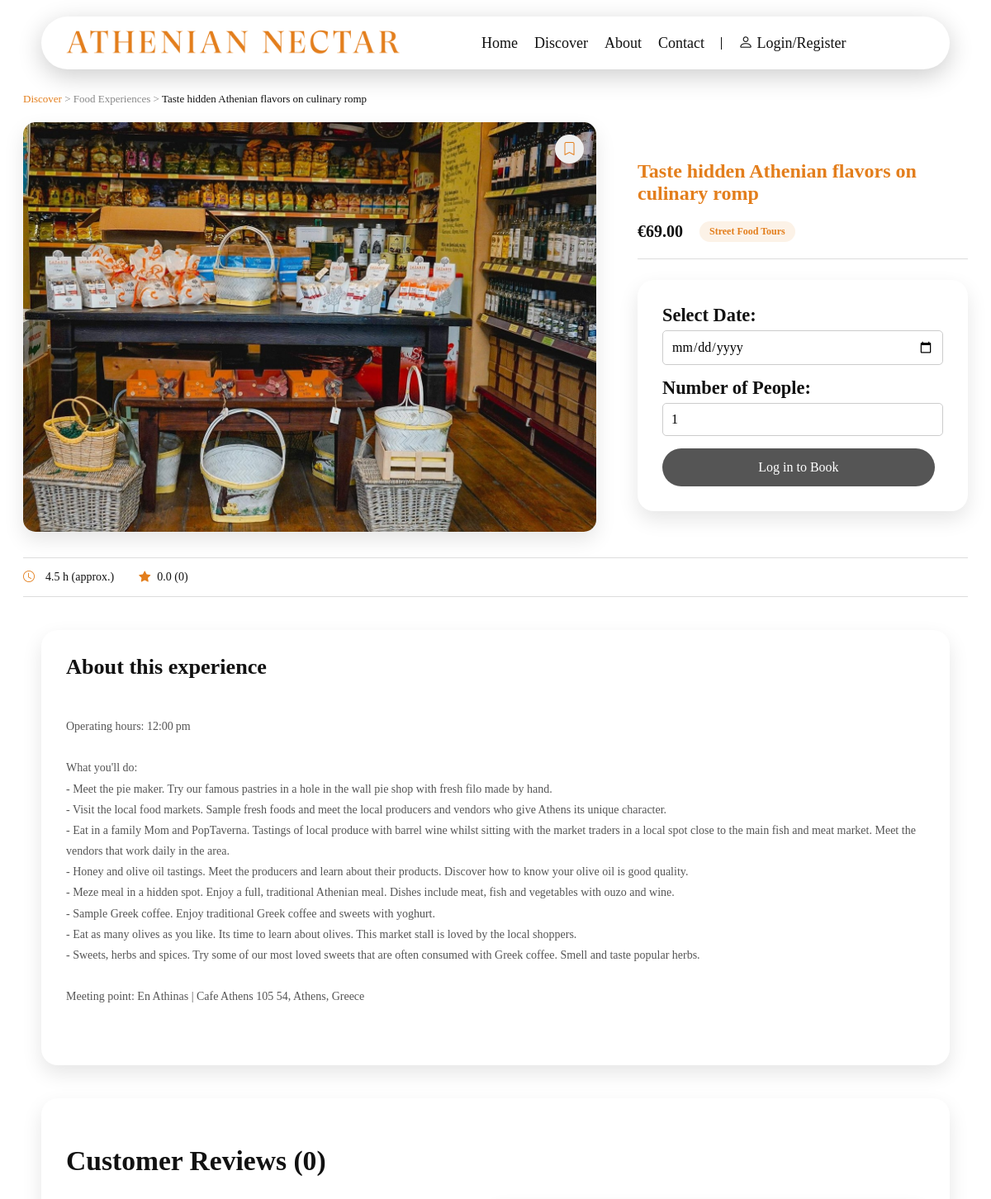
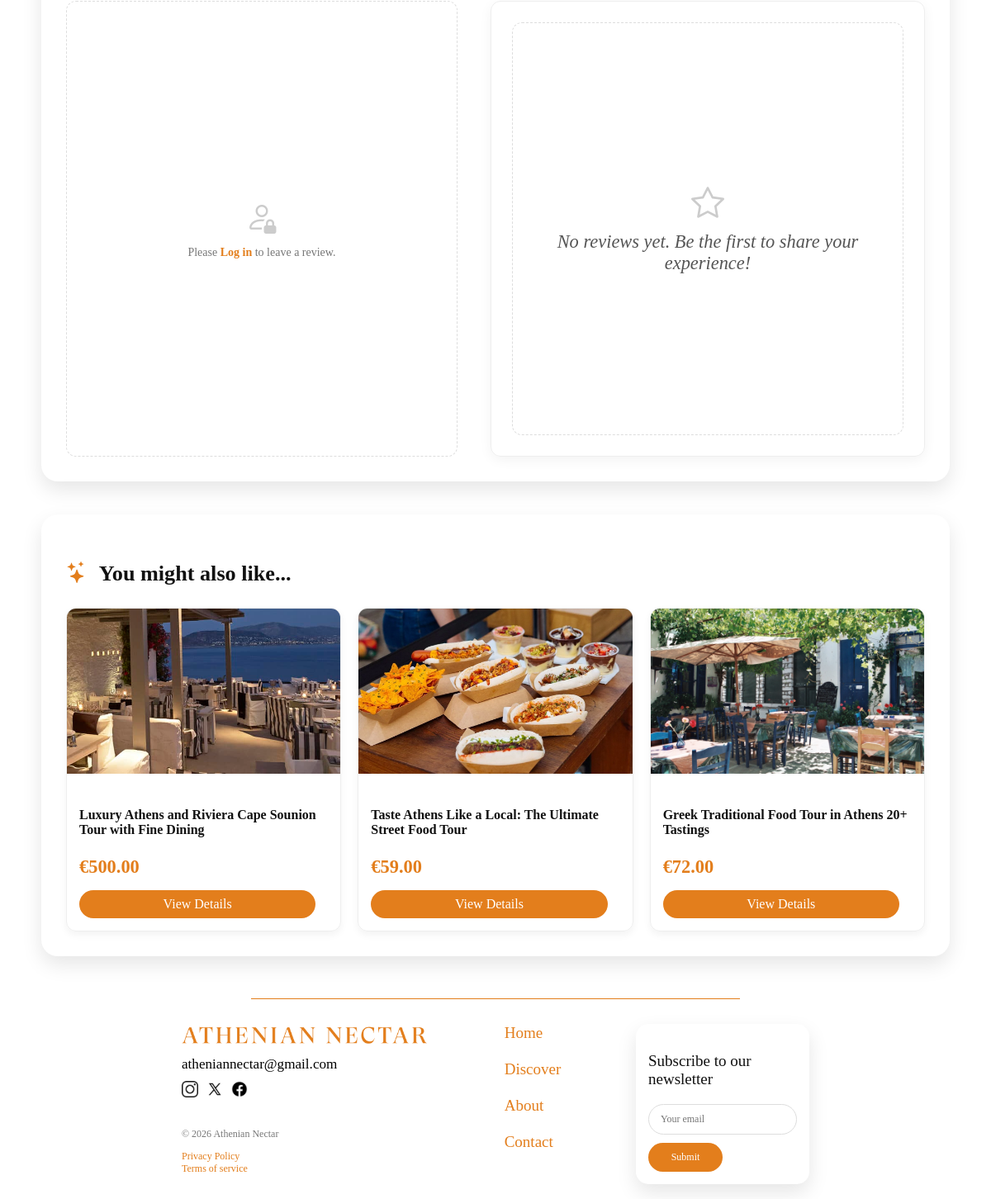
The page /discover/experience/3/ on the database its author committed (2 pictures, top to bottom).
### experiences/models.py (models this page shows, shortened)
class Experience(models.Model):
    title = models.CharField(max_length=100)
    category = models.ForeignKey(Category, on_delete=models.CASCADE)
    subcategory = models.ForeignKey(Subcategory, on_delete=models.SET_NULL, blank=True, null=True)
    description = models.TextField()
    image = models.ImageField(upload_to='experiences/')
    price = models.DecimalField(max_digits=6, decimal_places=2)
    duration = models.DecimalField(max_digits=3, decimal_places=1)
    @property #allows calling a method without parameters
    def average_rating(self):
        avg = self.reviews.aggregate(Avg('rating'))['rating__avg']
        if avg is not None:
            return round(avg, 1)
        return 0.0

class Category(models.Model):
    name = models.CharField(max_length=30)
    class Meta:
        verbose_name_plural = "Categories"

class Subcategory(models.Model):
    name = models.CharField(max_length=30)
    category = models.ForeignKey(Category, on_delete=models.CASCADE)
    class Meta:
        verbose_name_plural = "Subcategories"

### experiences/views.py (the view, shortened to what this page needs)
# urls.py: path('experience/<int:exp_id>/', views.experience_detail, name='experience_detail'),
def experience_detail(request, exp_id):
    experience = get_object_or_404(Experience, id=exp_id)
    reviews = experience.reviews.all().order_by('-created_at')
    recently_viewed = request.session.get('recently_viewed', [])
    if exp_id in recently_viewed:
        recently_viewed.remove(exp_id)
    recently_viewed.insert(0, exp_id)
    request.session['recently_viewed'] = recently_viewed[:4]
    has_reviewed = False
    if request.user.is_authenticated:
        has_reviewed = Review.objects.filter(user=request.user, experience=experience).exists()
    if request.method == 'POST':
        if not request.user.is_authenticated:
            return redirect('login')
        if has_reviewed:
            return redirect(f"{reverse('experience_detail', args=[experience.id])}")
        form = ReviewForm(request.POST)
        if form.is_valid():
            new_review = form.save(commit=False)
            new_review.experience = experience
            new_review.user = request.user
            new_review.save()
            return redirect(f"{reverse('experience_detail', args=[experience.id])}")
    else:
        form = ReviewForm()
    recommended = list(Experience.objects.filter(
        category=experience.category
    ).exclude(
        id=experience.id
    ).order_by('?')[:3])
    context = {
        'experience': experience,
        'reviews': reviews,
        'form': form,
        'has_reviewed': has_reviewed,
        'recommended_experiences': recommended,
    }
    return render(request, 'experiences/experience_detail.html', context)

### experiences/forms.py
class ReviewForm(forms.ModelForm):
    class Meta:
        model = Review
        fields = ['rating', 'comment']
        widgets = {
            'rating': forms.HiddenInput(attrs={'id': 'hidden_rating'}),
            'comment': forms.Textarea(attrs={'class': 'review-textarea', 'rows': 4, 'placeholder': 'Share your experience...'}),
        }

### orders/context_processors.py (called while the page is built)
def cart_processor(request):
    cart = request.session.get('cart', {})
    cart_item_count = len(cart)
    return {'cart_item_count': cart_item_count}

### experiences/templates/experiences/experience_detail.html (shortened to what this page needs)
{% extends 'home/base.html' %}
{% load static %}
{% block extra_css %}
    <link rel="stylesheet" href="{% static 'css/experiences.css' %}">
    <link rel="stylesheet" href="{% static 'css/cart.css' %}">
    <link rel="stylesheet" href="{% static 'css/discover.css' %}">
    <link rel="stylesheet" href="{% static 'css/recommendations.css' %}">
{% endblock %}
{% block content %}
<div class="detail-container">
    <div class="detail-path">
        <a href="{% url 'discover' %}">Discover</a> >
        <span>{{ experience.category.name }}</span> >
        <span class="active">{{ experience.title }}</span>
    </div>
    <div class="detail-content">
        <div class="detail-image-container">
            <button class="save-button"
                    title="Save to Favorites"
                    data-id="{{ experience.id }}"
                    data-auth="{{ user.is_authenticated|yesno:'true,false' }}"
                    aria-label="Save {{ experience.title }} to favorites">
                {% if user.is_authenticated and experience in user.profile.favorites.all %}
                    <i class="bi bi-bookmark-fill" aria-hidden="true"></i>
                {% else %}
                    <i class="bi bi-bookmark" aria-hidden="true"></i>
                {% endif %}
            </button>
            <img src="{{ experience.image.url }}" alt="{{ experience.title }}" class="detail-image">
        </div>
        <div class="detail-info">
            <h1 class="detail-title">{{ experience.title }}</h1>
            <div class="more-details">
                <span class="detail-price">€{{ experience.price }}</span>
                <span class="detail-subcategory">{{ experience.subcategory.name }}</span>
            </div>
            <form method="POST" action="{% url 'add_to_cart' experience.id %}" class="booking-form">
                <div class="booking-field" onclick="this.querySelector('input').showPicker()">
                    <label for="booking_date" class="booking-label">Select Date:</label>
                    <input type="date" id="booking_date" name="booking_date" min="{% now 'Y-m-d' %}" required class="booking-input">
                </div>
                <div class="booking-field">
                    <label for="quantity" class="booking-label">Number of People:</label>
                    <input type="number" id="quantity" name="quantity" value="1" min="1" max="10" required class="booking-input">
                </div>
                {% if user.is_authenticated %}
                    <button type="submit" class="orange-button">
                        Book Experience
                    </button>
                {% else %}
                    <a href="{% url 'login' %}?next={{ request.path }}" class="orange-button" id="locked-button">
                        Log in to Book
                    </a>
                {% endif %}
            </form>
        </div>
    </div>
    <div class="quick-info-bar">
        <div class="quick-info-item">
            <i class="bi bi-clock"></i>
            <span>{{ experience.duration }} h (approx.)</span>
        </div>
        <a href="#reviews-section" class="quick-info-item">
            <i class="bi bi-star-fill"></i>
            <span>{{ experience.average_rating }} ({{ reviews.count }})</span> </a>
    </div>
</div>
<div class="description-container" id="about">
    <h3 class="detail-subtitle">About this experience</h3>
    <p class="detail-description" >{{ experience.description|linebreaksbr }}</p>
</div>
<div class="reviews-container">
    <div id="reviews-section">
        <h2 class="review-title">Customer Reviews ({{ reviews.count }})</h2>
        <div class="reviews-layout-wrapper">
            <div class="review-form-column">
                {% if not user.is_authenticated %}
                    <div class="done-review-box" >
                        <i class="review-locked bi bi-person-lock"></i>
                        <p class="small-text">Please <a href="{% url 'login' %}" class="login-link">Log in</a> to leave a review.</p>
                    </div>
                {% elif has_reviewed %}
                    <div class="done-review-box">
                        <i class="review-submit bi bi-check-circle-fill"></i>
                        <h3>Review Submitted</h3>
                        <p class="small-text">You have already shared your thoughts on this experience. Thank you!</p>
                    </div>
                {% endif %}
            </div>
            <div class="review-list-column">
                <div class="review-list scrollable-reviews">
                    {% for review in reviews %}
                        <div class="review-card">
                            <div class="review-info">
                                <div>
                                    <strong>{{ review.user.username }}</strong>
                                    <span class="review-date">{{ review.created_at|date:"F j, Y" }}</span>
                                </div>
                                {% if request.user == review.user %}
                                    <form method="POST" action="{% url 'delete_review' review.id %}" >
                                        {% csrf_token %}
                                        <button type="submit" class="review-delete-button" onclick="return confirm('Are you sure you want to delete this review?');" >
                                            <i class="bi bi-trash"></i> Delete
                                        </button>
                                    </form>
                                {% endif %}
                            </div>
                            <div class="review-star">
                                {% for i in "12345"|make_list %}
                                    {% if forloop.counter <= review.rating %}
                                        <i class="bi bi-star-fill"></i>
                                    {% else %}
                                        <i class="bi bi-star"></i>
                                    {% endif %}
                                {% endfor %}
                            </div>
                            <p class="review-comment">{{ review.comment }}</p>
                        </div>
                    {% empty %}
                        <div class="empty_table_index">
                            <i class="bi bi bi-star" aria-hidden="true"></i>
                            <p>No reviews yet. Be the first to share your experience!</p>
                        </div>
                    {% endfor %}
                </div>
            </div>
        </div>
    </div>
</div>
{% if recommended_experiences %}
<div class="recommendations-wrapper">
    <h3 class="recommendations-title">
        <i class="bi bi-stars"></i> You might also like...
    </h3>
    <div class="recommendations-grid">
        {% for rec in recommended_experiences %}
        <div class="rec-card">
            <div class="rec-image-wrapper">
            </div>
            <div class="rec-content">
                <h5 class="rec-title">{{ rec.title }}</h5>
                <p class="rec-price">€{{ rec.price }}</p>
                <a href="{% url 'experience_detail' rec.id %}" class="orange-button rec-button">
                    View Details
                </a>
            </div>
        </div>
        {% endfor %}
    </div>
</div>
{% endif %}
{% endblock %}

### home/static/css/style.css (style rules this page uses)
:root { --bg-color: #ffffff; --text-color: #111111; --text-muted: #555555; --border-color: #dddddd; --line-color: #000000; }
body { background-color: var(--bg-color); color: var(--text-color); transition: background-color 0.3s ease, color 0.3s ease; font-family: 'Georgia', 'Perpetua', 'Perpetua Titling MT', 'Times New Roman',serif; font-size: 140%; display: flex; flex-direction: column; min-height: 100vh; }
a { color: #e37e1c; text-decoration: none; }
.orange-button { width:100%; padding:14px; background:#e37e1c; color:white; border:none; border-radius:30px; font-size:16px; cursor:pointer; font-family: inherit; }

### home/static/css/cart.css (style rules this page uses)
.booking-form { display: flex; flex-direction: column; gap: 15px; padding: 30px; border-radius: 20px; box-shadow: 0 10px 25px rgba(0,0,0,0.1); }
.booking-field { display: flex; flex-direction: column; }
.booking-label { font-weight: bold; margin-bottom: 5px; }
.booking-input { width: 100%; padding: 10px; border: 1px solid #ccc; border-radius: 5px; font-family: inherit; font-size: 16px; transition: border-color 0.3s ease; }
#locked-button { display: block; text-align: center; text-decoration: none; background-color: #555; width: 97%; }
* { box-sizing: border-box; }

### home/static/css/discover.css (style rules this page uses)
.bi-clock { color: #666; margin-right: 5px; }
.save-button { position: absolute; top: 15px; right: 15px; border: none; border-radius: 50%; width: 35px; height: 35px; display: flex; align-items: center; justify-content: center; cursor: pointer; color: #e37e1c; font-size: 16px; transition: transform 0.2s ease, background 0.2s ease; z-index: 2; }

### home/static/css/recommendations.css (style rules this page uses)
.recommendations-wrapper { gap: 30px; max-width: 1100px; margin: 40px auto; background: var(--bg-color); padding: 30px; border-radius: 20px; box-shadow: 0 10px 25px rgba(0,0,0,0.1); width: 100%; }
.recommendations-title i { color: #e37e1c; margin-right: 8px; }
.recommendations-grid { display: grid; grid-template-columns: repeat(auto-fit, minmax(250px, 1fr)); gap: 20px; }
.rec-card { border: 1px solid #eee; border-radius: 12px; overflow: hidden; transition: transform 0.3s ease, box-shadow 0.3s ease; box-shadow: 0 4px 10px rgba(0,0,0,0.05); position: relative; }
.rec-image-wrapper { position: relative; width: 100%; height: 200px; overflow: hidden; }
.rec-content { padding: 15px; }
.rec-title { margin-bottom: 10px; font-size: 16px; }
.rec-price { color: #e37e1c; font-weight: bold; margin-bottom: 15px; }
.rec-button { display: block; text-align: center; padding: 8px; width: 95%; }
.rec-button::after { content: ""; position: absolute; top: 0; right: 0; bottom: 0; left: 0; z-index: 1; }

### rows shown on the page
Experience: category.name "Food Experiences", title "Taste hidden Athenian flavors on culinary romp", image (picture), price "69.00", subcategory.name "Street Food Tours", duration "4.5", average_rating "0.0", description "Operating hours: 12:00 pm What you'll do: - Meet the pie maker. Try our famous pastries in a hole in the wall pie shop with fresh filo made by hand. - Visit the local food markets. Sample fresh foods and meet the local producers and vendors who give Athens its unique character. - Eat in a family Mom and PopTaverna. Tastings of local produce with barrel wine whilst sitting with the market traders in a local spot close to the main fish and meat market. Meet the vendors that work daily in the area. - Honey and olive oil tastings. Meet the producers and learn about their products. Discover how to know your olive oil is good quality. - Meze meal in a hidden spot. Enjoy a full, traditional…"

### other values the page prints
{{ reviews.count }} "0"
